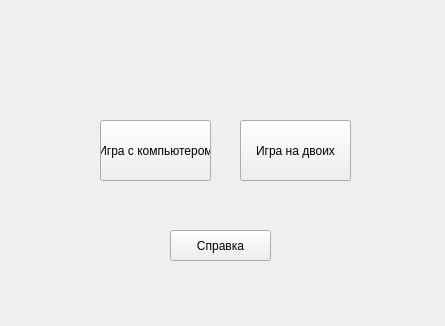
<?xml version="1.0" encoding="UTF-8"?>
<ui version="4.0">
 <class>Form</class>
 <widget class="QWidget" name="Form">
  <property name="geometry">
   <rect>
    <x>0</x>
    <y>0</y>
    <width>445</width>
    <height>326</height>
   </rect>
  </property>
  <property name="windowTitle">
   <string>Form</string>
  </property>
  <widget class="QPushButton" name="pushButton">
   <property name="geometry">
    <rect>
     <x>100</x>
     <y>120</y>
     <width>111</width>
     <height>61</height>
    </rect>
   </property>
   <property name="text">
    <string>Игра с компьютером</string>
   </property>
  </widget>
  <widget class="QPushButton" name="pushButton_2">
   <property name="geometry">
    <rect>
     <x>240</x>
     <y>120</y>
     <width>111</width>
     <height>61</height>
    </rect>
   </property>
   <property name="text">
    <string>Игра на двоих</string>
   </property>
  </widget>
  <widget class="QPushButton" name="pushButton_3">
   <property name="geometry">
    <rect>
     <x>170</x>
     <y>230</y>
     <width>101</width>
     <height>31</height>
    </rect>
   </property>
   <property name="text">
    <string>Справка</string>
   </property>
  </widget>
 </widget>
 <resources/>
 <connections/>
</ui>
